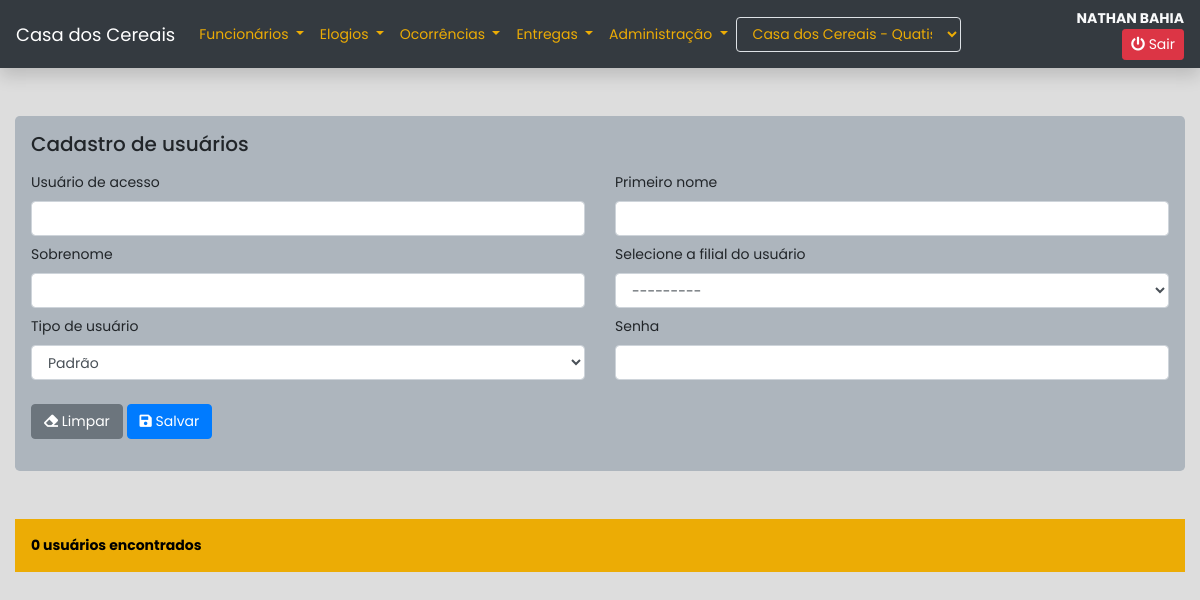
Page /users/add/ (signed in) on the earlier database version.
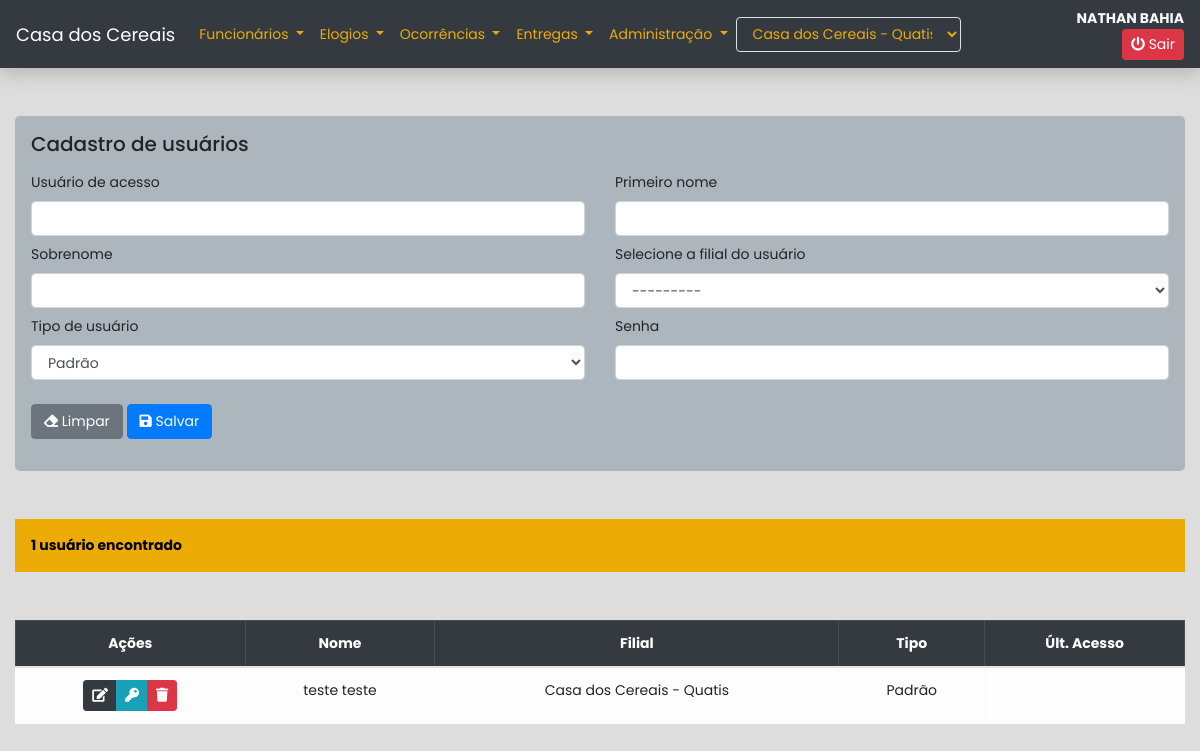
Same page on the later database version.
### apps/usuarios/models.py (models this page shows, shortened)
class Perfil(models.Model):
    usuario = models.ForeignKey(get_user_model(), on_delete=models.CASCADE, related_name='perfil')
    filial = models.ForeignKey(Filial, on_delete=models.CASCADE)
    tipo = models.CharField(max_length=3, choices=choices.TIPO_USUARIO, default='1')
    ativo = models.BooleanField(default=True)

### apps/core/models.py (models this page shows, shortened)
class Base(models.Model):
    usuario = models.ForeignKey(get_user_model(), on_delete=models.SET_NULL, null=True)
    criacao = models.DateTimeField(auto_now_add=True)
    alteracao = models.DateTimeField(auto_now=True)
    ativo = models.BooleanField(default=True)
    class Meta:
        abstract = True

class Filial(Base):
    nome = models.CharField(max_length=255)
    cidade = models.CharField(max_length=255)
    def __str__(self):
        return f'{self.nome} - {self.cidade}'
    class Meta:
        verbose_name = 'Filial'
        verbose_name_plural = 'Filiais'
        ordering = ['nome', 'cidade']

### apps/usuarios/views.py (the view, shortened to what this page needs)
# urls.py: path('add/', views.usuarios, name='usuarios'),
@login_required
def usuarios(request, pk=None):
    usuario = request.user.perfil.latest('id')
    if not usuario.tipo == '2':
        return redirect('core:site')
    instance = None
    perfil = None
    msg_sucesso = 'Usuário cadastrado com sucesso'
    msg_erro = 'Falha ao cadastrar usuário'
    if pk:
        instance = User.objects.get(pk=pk)
        perfil = instance.perfil.latest('id')
        msg_sucesso = 'Usuário editado com sucesso'
        msg_erro = 'Falha ao editar usuário'
    form = forms.UsuarioForm()
    query = None
    if not instance:
        query = models.Perfil.objects.filter(
            filial=usuario.filial,
            ativo=True,
            tipo='1'
        )
    context = {
        'form': form,
        'instance': instance,
        'usuarios': query
    }
    return render(request, 'registration/cadastro.html', context)

### apps/core/context_processors.py (called while the page is built)
def usuario(request):
    if not request.user.is_authenticated:
        return {}
    context = {'usuario': {}}
    perfil = request.user.perfil.latest('id')
    if perfil:
        context['usuario']['filial'] = perfil.filial
        context['usuario']['filiais'] = models.Filial.objects.all()
        if perfil.tipo == '2':
            context['usuario']['administrador'] = True
    return context

### apps/usuarios/templates/registration/cadastro.html (shortened to what the changed rows need)
{% extends 'core/base.html' %}
{% load bootstrap4 %}
{% block content %}
<div class="container-fluid">
    <form method='post' class='my-5 jumbotron p-3' autocomplete="off">
        {% if instance %}
            <h5>Editar usuário</h5>
        {% else %}
            <h5>Cadastro de usuários</h5>
        {% endif %}
        <div class="row mx-0 mt-3">
        </div>
    </form>
    {% if not instance %}
        <p class="bg-warning p-3">{{ usuarios.count }} usuário{{ usuarios|pluralize }} encontrado{{ usuarios|pluralize }}</p>
        {% if usuarios %}
            <div class="table-responsive mt-5">
                <table class="table table-bordered text-center">
                    <thead class="table-dark">
                        <tr>
                            <th>Ações</th>
                            <th>Nome</th>
                            <th>Filial</th>
                            <th>Tipo</th>
                            <th>Últ. Acesso</th>
                        </tr>
                    </thead>
                    <tbody class="table-light">
                        {% for u in usuarios %}
                            <tr>
                                <td>
                                    <div class="btn-group">
                                        <a href="{% url "usuarios:edit_usuarios" u.usuario.id %}" class="btn btn-sm btn-dark btn-edit-usuario" data-usuario="{{ u.id }}" data-toggle="tooltip" title="Editar usuário">
                                            <i class="fas fa-edit"></i>
                                        </a>
                                        <button class="btn btn-sm btn-info btn-password-usuario" data-usuario="{{ u.usuario.id }}" data-toggle="tooltip" title="Alterar senha">
                                            <i class="fas fa-key"></i>
                                        </button>
                                        <button class="btn btn-sm btn-danger btn-delete-usuario" data-usuario="{{ u.usuario.id }}" data-toggle="tooltip" title="Excluir usuário">
                                            <i class="fas fa-trash"></i>
                                        </button>
                                    </div>
                                </td>
                                <td>{{ u.usuario.get_full_name }}</td>
                                <td>{{ u.filial }}</td>
                                <td>{{ u.get_tipo_display }}</td>
                                <td>{{ u.usuario.last_login|date:'d/m/Y H:i' }}</td>
                            </tr>
                        {% endfor %}
                    </tbody>
                </table>
            </div>
        {% endif %}
    {% endif %}
</div>
{% endblock %}

Differences in the rows shown:
added Perfil: usuario.get_full_name "teste teste", filial "Casa dos Cereais - Quatis", tipo "Padrão"
Other differences:
{{ usuarios.count }}: "0" → "1"
text now shown: "Ações Nome Filial Tipo Últ. Acesso"
